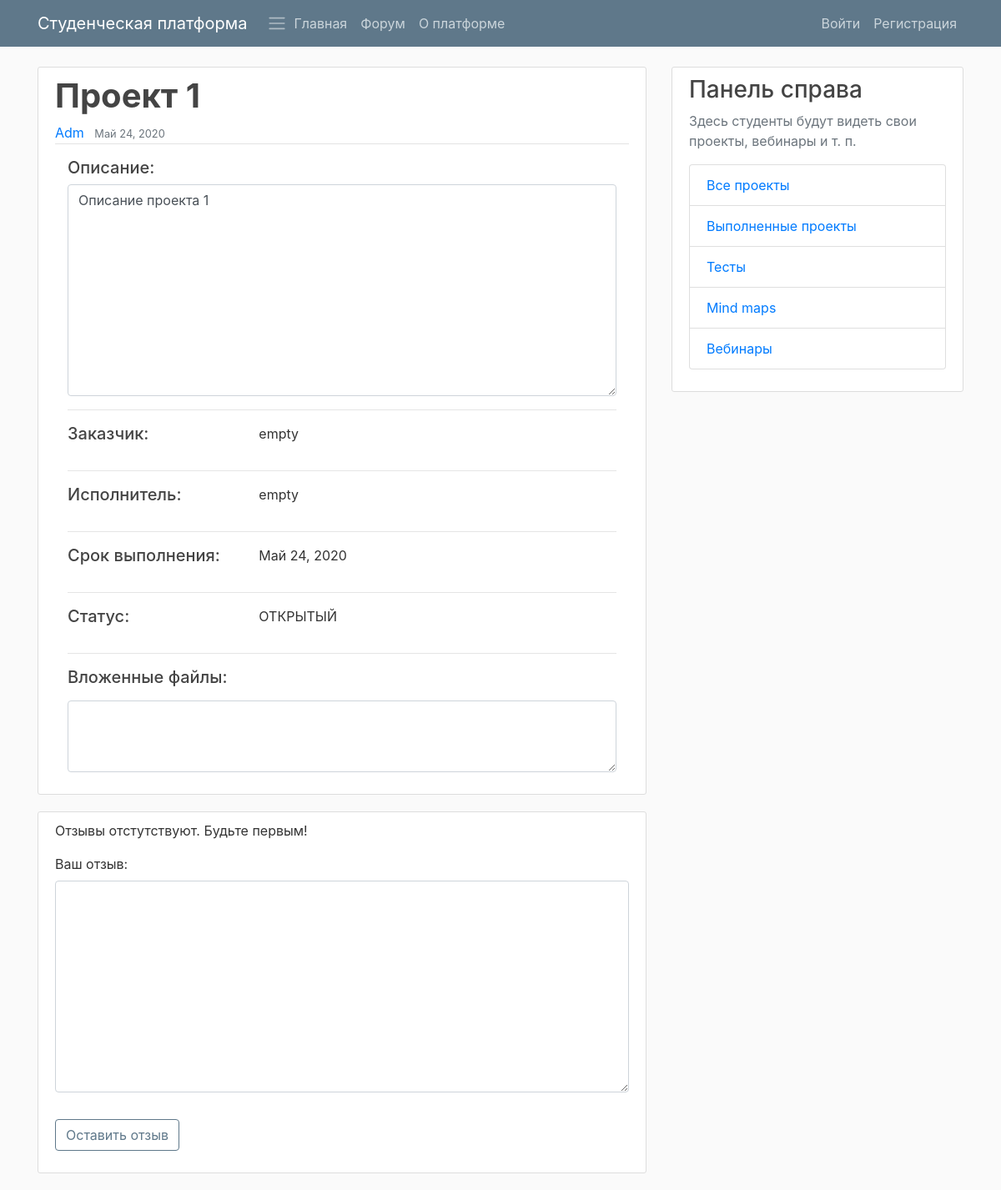
/platform/projects/17/, run on the app's committed database.
### PlatformApp/models.py (models this page shows, shortened)
class StudyProject(models.Model):
    STATUS_READY = 'ЗАКРЫТЫЙ'
    STATUS_NOT_READY = 'ОТКРЫТЫЙ'
    STATUS_CHOISES = (
        (STATUS_READY, 'Закрытый'),
        (STATUS_NOT_READY, 'Открытый'),
    )
    title = models.CharField(max_length=100)
    description = models.TextField()
    customer = models.CharField(max_length=100, default="empty")
    executor = models.CharField(max_length=100, default="empty")
    date_created = models.DateTimeField(default=timezone.now, verbose_name="Created on")
    date_deadline = models.DateTimeField(default=timezone.now, verbose_name="Deadline on")
    author = models.ForeignKey(User, on_delete=models.DO_NOTHING)
    status = models.CharField(max_length=100, choices=STATUS_CHOISES, default=STATUS_NOT_READY)

### PlatformApp/views.py (the view, shortened to what this page needs)
# urls.py: path('projects/<int:pk>/', platfrom_views.StudyProjectDetailView.as_view(), name='project-detail'),
class StudyProjectDetailView(FormMixin, DetailView):
    form_class = ProjectReviewForm
    model = StudyProject
    def get_context_data(self, **kwargs):
        context = super().get_context_data(**kwargs)
        context['reviews'] = Review.objects.filter(project=self.get_object())
        context["review_form"] = ProjectReviewForm()
        return context
    def get_initial(self):
        return ({'project-detail': self.get_object()})

### PlatformApp/forms.py
class ProjectReviewForm(forms.ModelForm):
    content = forms.CharField(widget=forms.Textarea, label='')
    class Meta:
        model = Review
        fields = ["content"]

### PlatformApp/templates/PlatformApp/studyproject_detail.html (shortened to what this page needs)
{% extends "PlatformApp/base.html" %}
{% load crispy_forms_tags %}
{% block content %}
<article class="media content-section">
    <div class="media-body">
        <h1 class="text-capitalize font-weight-bold">{{ object.title }}</h1>
        <div class="article-metadata">
            <a class="mr-2" href="#">{{ object.author }}</a>
            <small class="text-muted">{{ object.date_created|date:"F d, Y" }}</small>
        </div>
        <div class="container">
            <h5 class="mt-3">Описание:</h5>
            <textarea class="form-control" rows="10">{{ object.description }}</textarea>
            <hr>
            <div class="row">
                <h5 class=" col-4">Заказчик:</h5>
                <p class="col">{{ object.customer }}</p>
            </div>
            <hr>
            <div class="row">
                <h5 class="col-4">Исполнитель:</h5>
                <p class="col">{{ object.executor }}</p>
            </div>
            <hr>
            <div class="row">
                <h5 class="col-4">Срок выполнения:</h5>
                <p class="col">{{ object.date_deadline|date:"F d, Y" }}</p>
            </div>
            <hr>
            <div class="row">
                <h5 class="col-4">Статус:</h5>
                <p class="col">{{ object.status }}</p>
            </div>
            <hr>
            <div class="mb-3">
                <h5>Вложенные файлы:</h5>
                <textarea class="form-control mt-3" rows="3"></textarea>
            </div>
        </div>
    </div>
</article>
<div class="content-section">
    <section class="comments">
        {% for review in reviews %}
        <article class="comment">
            <div class="comment-body">
                <div class="text">
                    <p>{{ review.content }}</p>
                </div>
                <p class="attribution">
                    by
                    <a href="#">{{ review.author }}</a>
                    at {{ review.date_created }}
                </p>
            </div>
        </article>
        <hr class="mb-5">
        {% empty %}
        <p>Отзывы отстутствуют. Будьте первым!</p>
        {% endfor %}
        <form method="POST">
            <label for="comment">Ваш отзыв:</label>
            <fieldset class="form-group">
                {{ review_form|crispy }}
            </fieldset>
            <div class="form-group">
                <button class="btn btn-outline-info" type="submit">Оставить отзыв</button>
            </div>
        </form>
    </section>
</div>
{% endblock content %}

### PlatformApp/static/PlatformApp/main.css (style rules this page uses)
body { background: #fafafa; color: #333333; margin-top: 5rem; }
h1, h2, h3, h4, h5, h6 { color: #444444; }
.btn-outline-info { border-color: #5f788a; color: #5f788a; }
.content-section { background: #ffffff; padding: 10px 20px; border: 1px solid #dddddd; border-radius: 3px; margin-bottom: 20px; }
.article-metadata { padding-bottom: 1px; margin-bottom: 4px; border-bottom: 1px solid #e3e3e3 }

### data on the page
StudyProject: title "Проект 1", author "Adm", date_created "Май 24, 2020", description "Описание проекта 1", customer "empty", executor "empty", date_deadline "Май 24, 2020", status "ОТКРЫТЫЙ"
